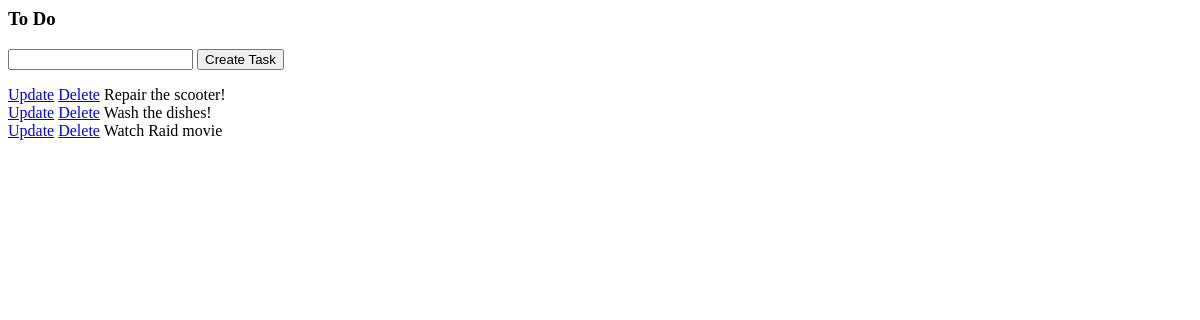
The app's page /, older data.
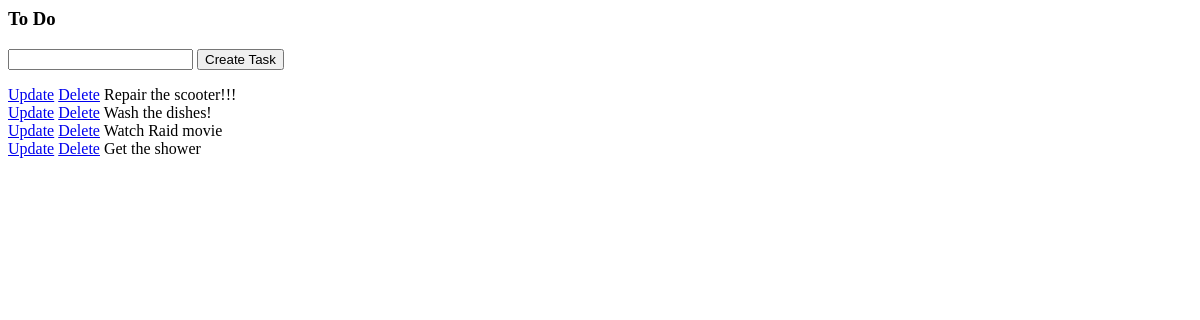
The same page, newer data.
### tasks/models.py (models this page shows)
class Task(models.Model):
    title = models.CharField(max_length=200)
    complete = models.BooleanField(default=False)
    created = models.DateTimeField(auto_now_add=True)
    def __str__(self):
        return self.title

### tasks/views.py (the view)
# urls.py: path('', views.index, name='home'),
def index(request):
    tasks = Task.objects.all()
    form = TaskForm()
    if request.method == 'POST':
        form = TaskForm(request.POST)
        if form.is_valid():
            form.save()  # в случае со связ формой
        return redirect('/')  # редирект
    context = {'tasks': tasks, 'form': form}
    return render(request, 'tasks/list.html', context)

### tasks/forms.py
class TaskForm(ModelForm):
    class Meta:
        model = Task
        fields = '__all__'

### tasks/templates/tasks/list.html (shortened to what this page needs)
<h3>To Do</h3>
<form action="{% url 'home' %}" method="POST">
    {{ form.title }}
    <input type="submit" value="Create Task">
</form>
{% for task in tasks %}
<div>
    <a href="{% url 'update_task' task.id %}">Update</a>
    <a href="{% url 'delete_task' task.id %}">Delete</a>
    {% if task.complete %}
    <del>{{ task }}</del>
    {% else %}
    <span>{{ task }}</span>
    {% endif %}
</div>
{% endfor %}

Row changes from the older to the newer data that the page shows:
changed Task: title "Repair the scooter!" → "Repair the scooter!!!"
added Task: title "Get the shower"
